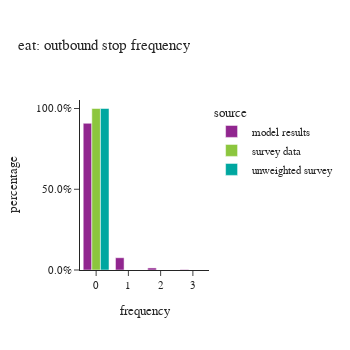
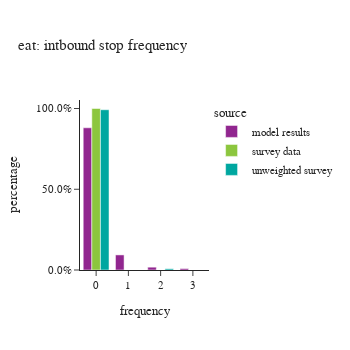

Notebook cell for these charts, in order:
### Code cell
#| layout: [[1,1], [1]]
plot_stop_frequency(df_plot, "eat")

### Figure 1 — Plotly figure (JSON) as saved in the notebook; plotly's stock layout.template omitted (floating-point values rounded to 4 significant figures)
{"data": [{"alignmentgroup": "True", "hovertemplate": "source=model results<br>frequency=%{x}<br>percentage=%{y}<extra></extra>", "legendgroup": "model results", "marker": {"color": "#91268F", "pattern": {"shape": ""}}, "name": "model results", "offsetgroup": "model results", "orientation": "v", "showlegend": true, "textposition": "auto", "type": "bar", "x": ["0", "1", "2", "3"], "xaxis": "x", "y": [0.9083, 0.07595, 0.01278, 0.002935], "yaxis": "y"}, {"alignmentgroup": "True", "hovertemplate": "source=survey data<br>frequency=%{x}<br>percentage=%{y}<extra></extra>", "legendgroup": "survey data", "marker": {"color": "#8CC63E", "pattern": {"shape": ""}}, "name": "survey data", "offsetgroup": "survey data", "orientation": "v", "showlegend": true, "textposition": "auto", "type": "bar", "x": ["0"], "xaxis": "x", "y": [1.0], "yaxis": "y"}, {"alignmentgroup": "True", "hovertemplate": "source=unweighted survey<br>frequency=%{x}<br>percentage=%{y}<extra></extra>", "legendgroup": "unweighted survey", "marker": {"color": "#00A7A0", "pattern": {"shape": ""}}, "name": "unweighted survey", "offsetgroup": "unweighted survey", "orientation": "v", "showlegend": true, "textposition": "auto", "type": "bar", "x": ["0"], "xaxis": "x", "y": [1.0], "yaxis": "y"}], "layout": {"barmode": "group", "height": 350, "legend": {"title": {"text": "source"}, "tracegroupgap": 0}, "title": {"text": "eat: outbound stop frequency"}, "width": 350, "xaxis": {"anchor": "y", "domain": [0.0, 1.0], "title": {"text": "frequency"}}, "yaxis": {"anchor": "x", "domain": [0.0, 1.0], "tickformat": ".1%", "title": {"text": "percentage"}}}}

### Figure 2 — Plotly figure (JSON) as saved in the notebook; plotly's stock layout.template omitted (floating-point values rounded to 4 significant figures)
{"data": [{"alignmentgroup": "True", "hovertemplate": "source=model results<br>frequency=%{x}<br>percentage=%{y}<extra></extra>", "legendgroup": "model results", "marker": {"color": "#91268F", "pattern": {"shape": ""}}, "name": "model results", "offsetgroup": "model results", "orientation": "v", "showlegend": true, "textposition": "auto", "type": "bar", "x": ["0", "1", "2", "3"], "xaxis": "x", "y": [0.8804, 0.09342, 0.01744, 0.008727], "yaxis": "y"}, {"alignmentgroup": "True", "hovertemplate": "source=survey data<br>frequency=%{x}<br>percentage=%{y}<extra></extra>", "legendgroup": "survey data", "marker": {"color": "#8CC63E", "pattern": {"shape": ""}}, "name": "survey data", "offsetgroup": "survey data", "orientation": "v", "showlegend": true, "textposition": "auto", "type": "bar", "x": ["0", "2"], "xaxis": "x", "y": [1.0, 0.0], "yaxis": "y"}, {"alignmentgroup": "True", "hovertemplate": "source=unweighted survey<br>frequency=%{x}<br>percentage=%{y}<extra></extra>", "legendgroup": "unweighted survey", "marker": {"color": "#00A7A0", "pattern": {"shape": ""}}, "name": "unweighted survey", "offsetgroup": "unweighted survey", "orientation": "v", "showlegend": true, "textposition": "auto", "type": "bar", "x": ["0", "2"], "xaxis": "x", "y": [0.9923, 0.007692], "yaxis": "y"}], "layout": {"barmode": "group", "height": 350, "legend": {"title": {"text": "source"}, "tracegroupgap": 0}, "title": {"text": "eat: intbound stop frequency"}, "width": 350, "xaxis": {"anchor": "y", "domain": [0.0, 1.0], "title": {"text": "frequency"}}, "yaxis": {"anchor": "x", "domain": [0.0, 1.0], "tickformat": ".1%", "title": {"text": "percentage"}}}}
